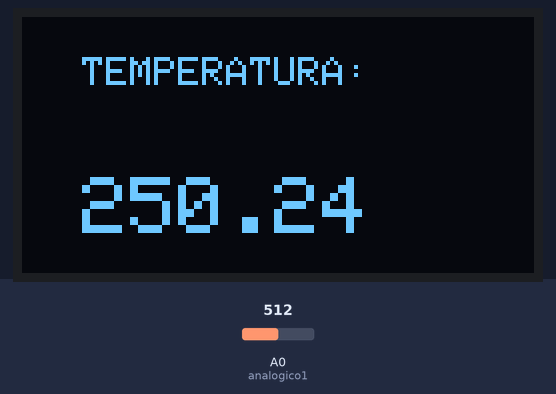
Bench run of a sketch on a simulated Arduino Uno, built with avr-gcc and run on an emulated ATmega328P. Parts: 128×64 one-colour display. The test bench sets the inputs (shaded band); at power-on: A0 (analogico1) = 512. What the sketch prints to the serial monitor is not drawn.

Above: at 1.4 s.
1.5 s: A0 (analogico1) set to 716
At 3.4 s:
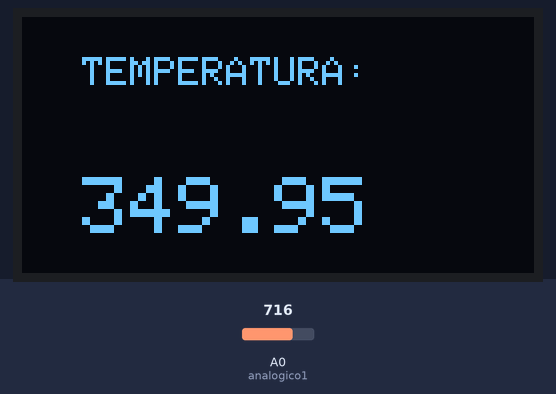
3.8 s: A0 (analogico1) set to 900
At 5.6 s:
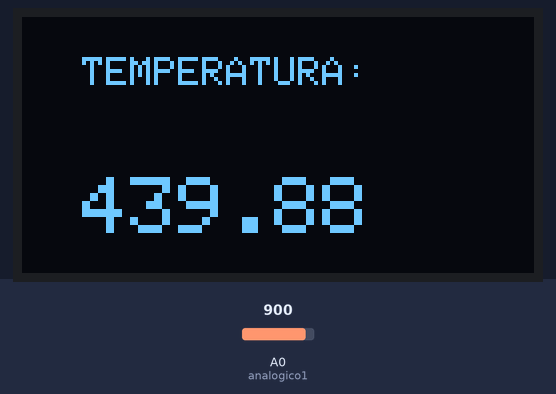
5.9 s: A0 (analogico1) set to 1023
At 7.2 s:
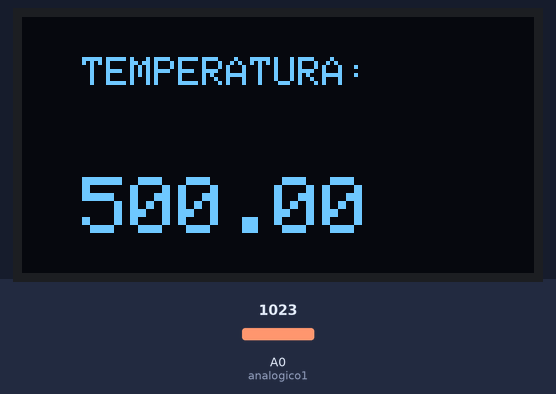
Timing chart, 0 to 8.9 s (numbered marks = the images above; inputs shaded):
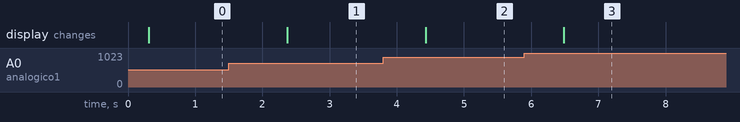

Measured:
- after the input at 1.5 s, the display: changes after 0.87 s (image 1)
- after the input at 3.8 s, the display: changes after 0.63 s (image 2)
- after the input at 5.9 s, the display: changes after 0.59 s (image 3)

The sketch:

OLED_labo.ino
```cpp
#include <Wire.h>
#include <Adafruit_GFX.h>
#include <Adafruit_SH110X.h>

#define i2c_Address 0x3C

#define SCREEN_WIDTH 128
#define SCREEN_HEIGHT 64
#define OLED_RESET -1

int analogico1 = A0;


Adafruit_SH1106G display(
  SCREEN_WIDTH,
  SCREEN_HEIGHT,
  &Wire,
  OLED_RESET
);

void setup() {


  Serial.begin(9600);


  Wire.begin();

  delay(250);


  if (!display.begin(i2c_Address, true)) {
    Serial.println("ERROR: OLED no encontrada");

    while (1);
  }

  Serial.println("OLED funcionando correctamente");


}

void loop() {
  float valorleido = analogRead(analogico1);

  float temperatura = (valorleido * 5.0/1023.0) * 100;


   Serial.print("La temperatura actual es: " );
   Serial.println(temperatura);

     display.clearDisplay();

   display.setTextColor(SH110X_WHITE);
  display.setTextSize(1);
  display.setCursor(15, 10);
  display.println("TEMPERATURA:");


  display.setTextSize(2);
  display.setCursor(15, 40);
  display.println(temperatura);


  display.display();
   delay(1000);

}
```
